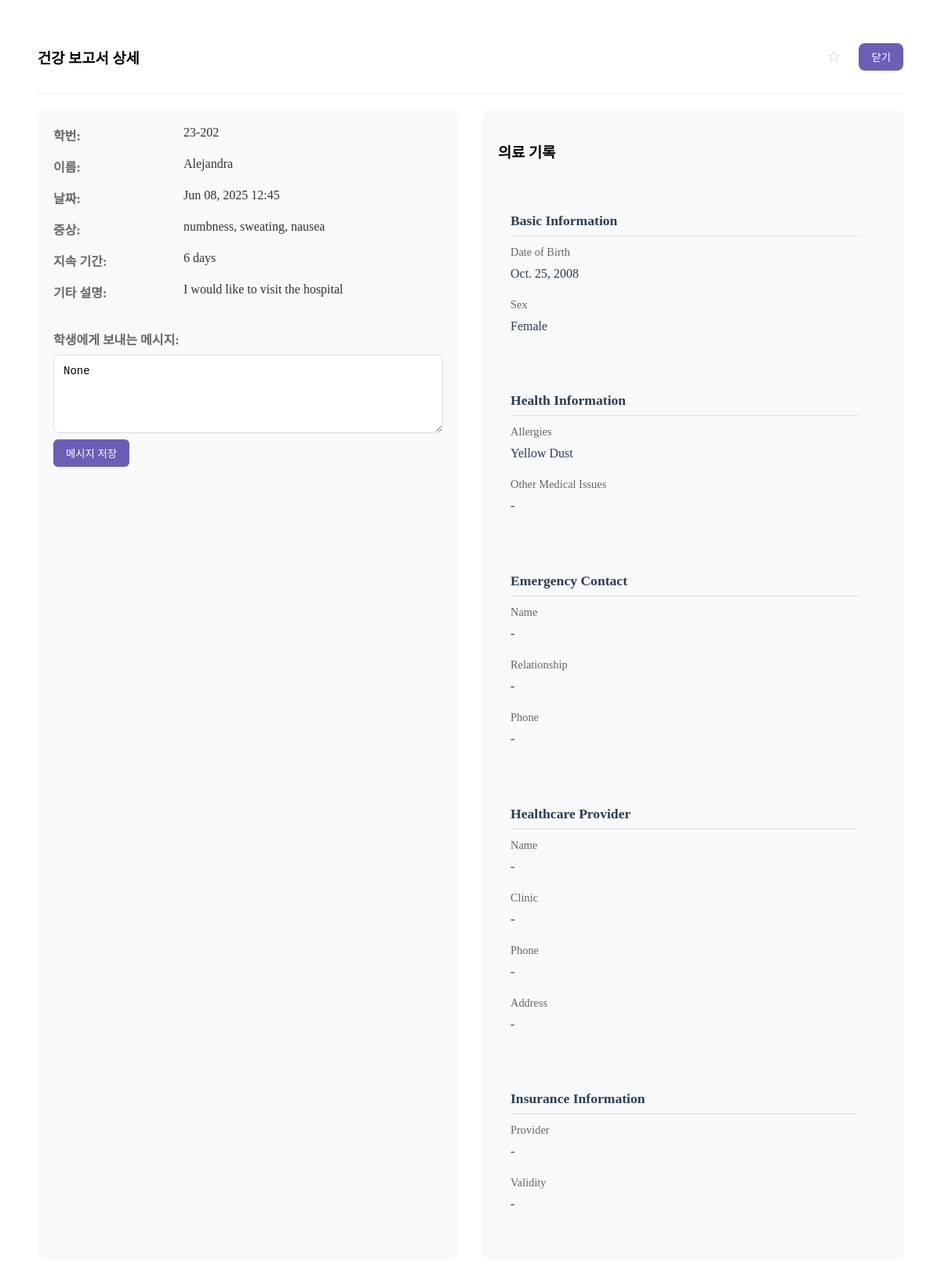
Page /admin-report-detail/25/ on the earlier database version.
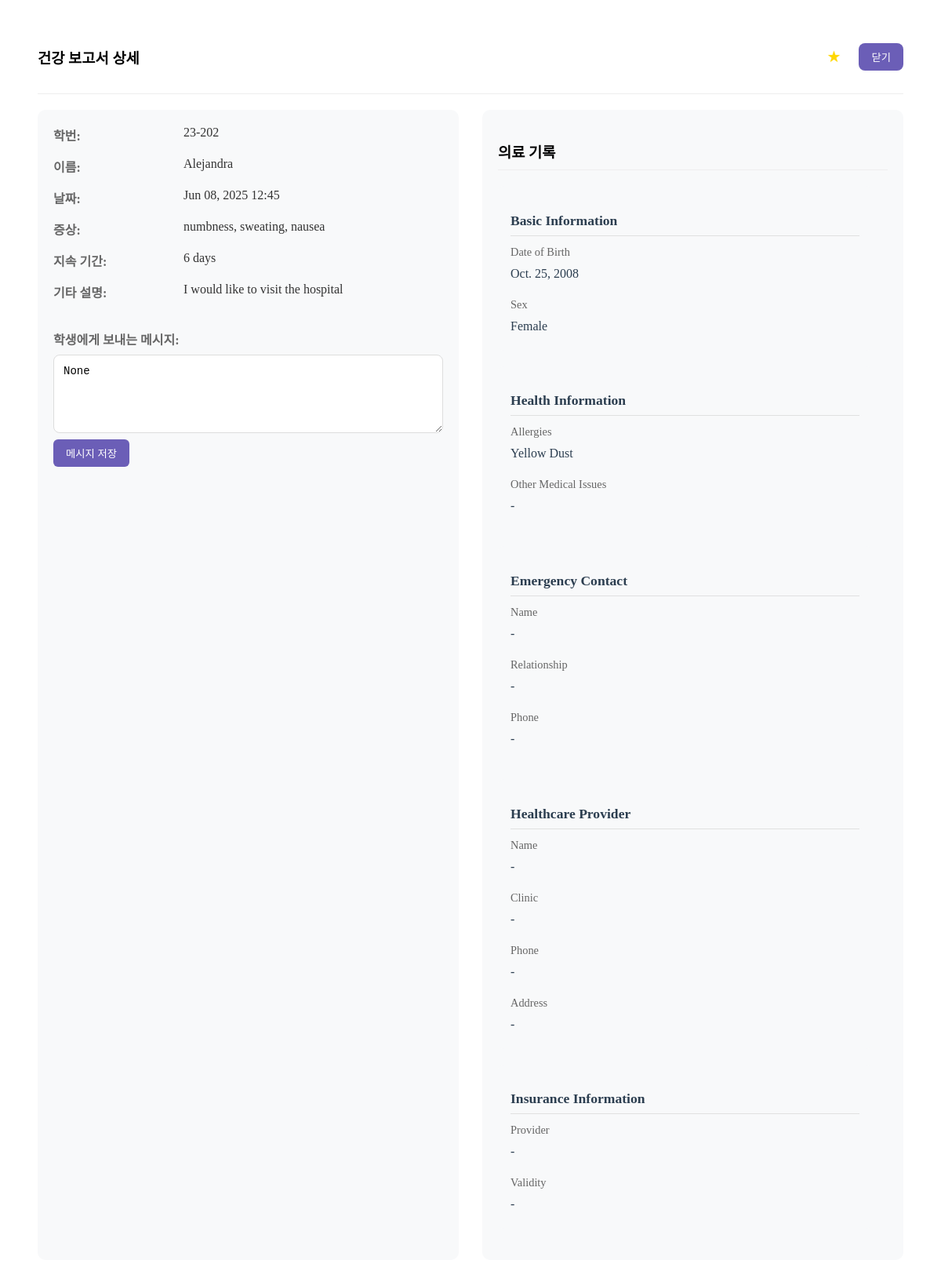
Same page on the later database version.
### main/views.py (the view)
# urls.py: path('admin-report-detail/<int:report_id>/', views.admin_report_detail, name='admin_report_detail'),
def admin_report_detail(request, report_id):
    report = get_object_or_404(HealthReport, id=report_id)
    return render(request, 'main/admin_comp/admin_dtld_window.html', {'report': report})

### main/templates/main/admin_comp/admin_dtld_window.html (shortened to what the changed rows need)
<div class="content-box">
    <div class="header-section">
        <div class="header-actions">
            <div class="star-container">
                <button type="button" class="star {% if report.starred %}starred{% endif %}" data-report-id="{{ report.id }}" title="Star this report">{% if report.starred %}★{% else %}☆{% endif %}</button>
            </div>
        </div>
    </div>
</div>

Differences in the rows shown:
changed HealthReport "numbness, sweating, nausea": starred False → True (drawn)
